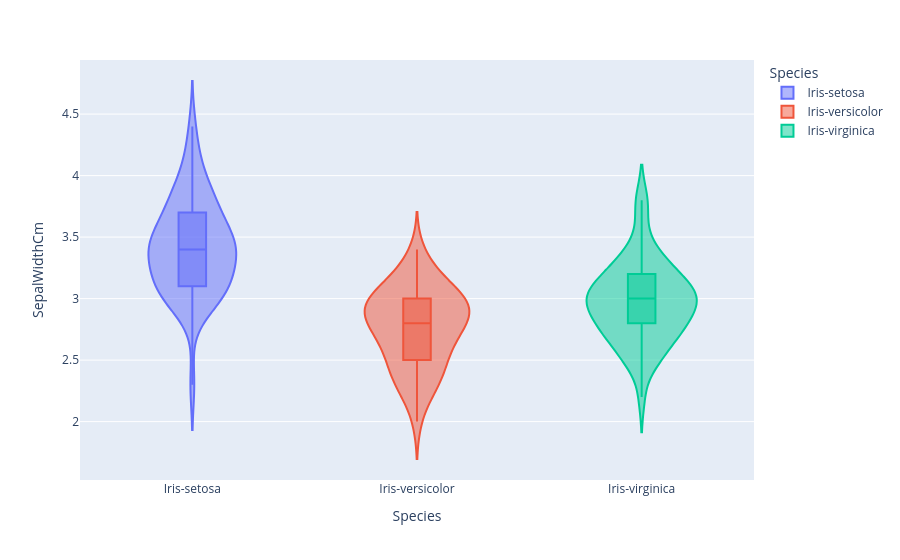

The notebook cell saved with this chart:
### Code cell
# box plot in violin --> boz = True Parameter
fig = px.violin(df,x="Species",y="SepalWidthCm",color="Species",box = True)
fig.show()

fig.write_html("./Plots/Violin Plot in Plotly.html")

### Figure 1 — Plotly figure (JSON) as saved in the notebook; plotly's stock layout.template omitted (floating-point values rounded to 4 significant figures)
{"data": [{"alignmentgroup": "True", "box": {"visible": true}, "hovertemplate": "Species=%{x}<br>SepalWidthCm=%{y}<extra></extra>", "legendgroup": "Iris-setosa", "marker": {"color": "#636efa"}, "name": "Iris-setosa", "offsetgroup": "Iris-setosa", "orientation": "v", "scalegroup": "True", "showlegend": true, "type": "violin", "x": ["Iris-setosa", "Iris-setosa", "Iris-setosa", "Iris-setosa", "Iris-setosa", "Iris-setosa", "Iris-setosa", "Iris-setosa", "Iris-setosa", "Iris-setosa", "Iris-setosa", "Iris-setosa", "Iris-setosa", "Iris-setosa", "Iris-setosa", "Iris-setosa", "Iris-setosa", "Iris-setosa", "Iris-setosa", "Iris-setosa", "Iris-setosa", "Iris-setosa", "Iris-setosa", "Iris-setosa", "Iris-setosa", "Iris-setosa", "Iris-setosa", "Iris-setosa", "Iris-setosa", "Iris-setosa", "Iris-setosa", "Iris-setosa", "Iris-setosa", "Iris-setosa", "Iris-setosa", "Iris-setosa", "Iris-setosa", "Iris-setosa", "Iris-setosa", "Iris-setosa", "Iris-setosa", "Iris-setosa", "Iris-setosa", "Iris-setosa", "Iris-setosa", "Iris-setosa", "Iris-setosa", "Iris-setosa", "Iris-setosa", "Iris-setosa"], "x0": " ", "xaxis": "x", "y": [3.5, 3.0, 3.2, 3.1, 3.6, 3.9, 3.4, 3.4, 2.9, 3.1, 3.7, 3.4, 3.0, 3.0, 4.0, 4.4, 3.9, 3.5, 3.8, 3.8, 3.4, 3.7, 3.6, 3.3, 3.4, 3.0, 3.4, 3.5, 3.4, 3.2, 3.1, 3.4, 4.1, 4.2, 3.1, 3.2, 3.5, 3.1, 3.0, 3.4, 3.5, 2.3, 3.2, 3.5, 3.8, 3.0, 3.8, 3.2, 3.7, 3.3], "y0": " ", "yaxis": "y"}, {"alignmentgroup": "True", "box": {"visible": true}, "hovertemplate": "Species=%{x}<br>SepalWidthCm=%{y}<extra></extra>", "legendgroup": "Iris-versicolor", "marker": {"color": "#EF553B"}, "name": "Iris-versicolor", "offsetgroup": "Iris-versicolor", "orientation": "v", "scalegroup": "True", "showlegend": true, "type": "violin", "x": ["Iris-versicolor", "Iris-versicolor", "Iris-versicolor", "Iris-versicolor", "Iris-versicolor", "Iris-versicolor", "Iris-versicolor", "Iris-versicolor", "Iris-versicolor", "Iris-versicolor", "Iris-versicolor", "Iris-versicolor", "Iris-versicolor", "Iris-versicolor", "Iris-versicolor", "Iris-versicolor", "Iris-versicolor", "Iris-versicolor", "Iris-versicolor", "Iris-versicolor", "Iris-versicolor", "Iris-versicolor", "Iris-versicolor", "Iris-versicolor", "Iris-versicolor", "Iris-versicolor", "Iris-versicolor", "Iris-versicolor", "Iris-versicolor", "Iris-versicolor", "Iris-versicolor", "Iris-versicolor", "Iris-versicolor", "Iris-versicolor", "Iris-versicolor", "Iris-versicolor", "Iris-versicolor", "Iris-versicolor", "Iris-versicolor", "Iris-versicolor", "Iris-versicolor", "Iris-versicolor", "Iris-versicolor", "Iris-versicolor", "Iris-versicolor", "Iris-versicolor", "Iris-versicolor", "Iris-versicolor", "Iris-versicolor", "Iris-versicolor"], "x0": " ", "xaxis": "x", "y": [3.2, 3.2, 3.1, 2.3, 2.8, 2.8, 3.3, 2.4, 2.9, 2.7, 2.0, 3.0, 2.2, 2.9, 2.9, 3.1, 3.0, 2.7, 2.2, 2.5, 3.2, 2.8, 2.5, 2.8, 2.9, 3.0, 2.8, 3.0, 2.9, 2.6, 2.4, 2.4, 2.7, 2.7, 3.0, 3.4, 3.1, 2.3, 3.0, 2.5, 2.6, 3.0, 2.6, 2.3, 2.7, 3.0, 2.9, 2.9, 2.5, 2.8], "y0": " ", "yaxis": "y"}, {"alignmentgroup": "True", "box": {"visible": true}, "hovertemplate": "Species=%{x}<br>SepalWidthCm=%{y}<extra></extra>", "legendgroup": "Iris-virginica", "marker": {"color": "#00cc96"}, "name": "Iris-virginica", "offsetgroup": "Iris-virginica", "orientation": "v", "scalegroup": "True", "showlegend": true, "type": "violin", "x": ["Iris-virginica", "Iris-virginica", "Iris-virginica", "Iris-virginica", "Iris-virginica", "Iris-virginica", "Iris-virginica", "Iris-virginica", "Iris-virginica", "Iris-virginica", "Iris-virginica", "Iris-virginica", "Iris-virginica", "Iris-virginica", "Iris-virginica", "Iris-virginica", "Iris-virginica", "Iris-virginica", "Iris-virginica", "Iris-virginica", "Iris-virginica", "Iris-virginica", "Iris-virginica", "Iris-virginica", "Iris-virginica", "Iris-virginica", "Iris-virginica", "Iris-virginica", "Iris-virginica", "Iris-virginica", "Iris-virginica", "Iris-virginica", "Iris-virginica", "Iris-virginica", "Iris-virginica", "Iris-virginica", "Iris-virginica", "Iris-virginica", "Iris-virginica", "Iris-virginica", "Iris-virginica", "Iris-virginica", "Iris-virginica", "Iris-virginica", "Iris-virginica", "Iris-virginica", "Iris-virginica", "Iris-virginica", "Iris-virginica", "Iris-virginica"], "x0": " ", "xaxis": "x", "y": [3.3, 2.7, 3.0, 2.9, 3.0, 3.0, 2.5, 2.9, 2.5, 3.6, 3.2, 2.7, 3.0, 2.5, 2.8, 3.2, 3.0, 3.8, 2.6, 2.2, 3.2, 2.8, 2.8, 2.7, 3.3, 3.2, 2.8, 3.0, 2.8, 3.0, 2.8, 3.8, 2.8, 2.8, 2.6, 3.0, 3.4, 3.1, 3.0, 3.1, 3.1, 3.1, 2.7, 3.2, 3.3, 3.0, 2.5, 3.0, 3.4, 3.0], "y0": " ", "yaxis": "y"}], "layout": {"legend": {"title": {"text": "Species"}, "tracegroupgap": 0}, "margin": {"t": 60}, "violinmode": "overlay", "xaxis": {"anchor": "y", "categoryarray": ["Iris-setosa", "Iris-versicolor", "Iris-virginica"], "categoryorder": "array", "domain": [0, 1], "title": {"text": "Species"}}, "yaxis": {"anchor": "x", "domain": [0, 1], "title": {"text": "SepalWidthCm"}}}}
